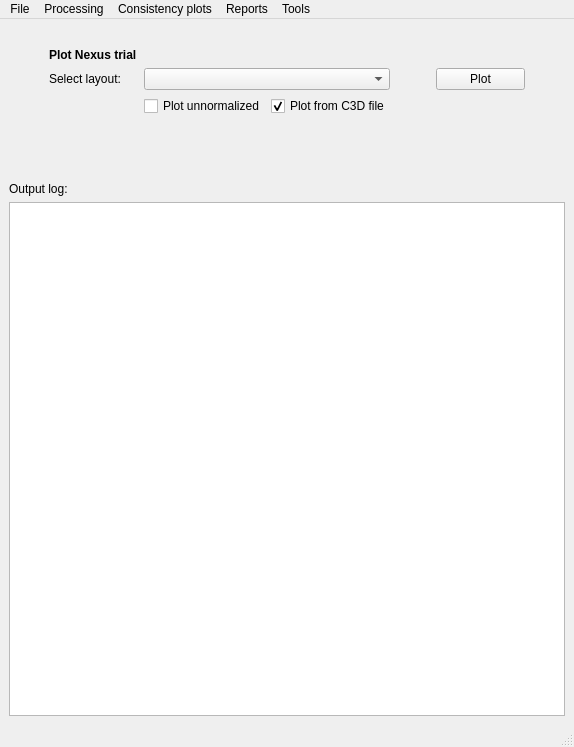
<?xml version="1.0" encoding="UTF-8"?>
<ui version="4.0">
 <class>MainWindow</class>
 <widget class="QMainWindow" name="MainWindow">
  <property name="geometry">
   <rect>
    <x>0</x>
    <y>0</y>
    <width>574</width>
    <height>747</height>
   </rect>
  </property>
  <property name="windowTitle">
   <string>gaitutils menu</string>
  </property>
  <widget class="QWidget" name="centralwidget">
   <layout class="QVBoxLayout" name="verticalLayout">
    <item>
     <spacer name="verticalSpacer">
      <property name="orientation">
       <enum>Qt::Vertical</enum>
      </property>
      <property name="sizeType">
       <enum>QSizePolicy::Fixed</enum>
      </property>
      <property name="sizeHint" stdset="0">
       <size>
        <width>10</width>
        <height>20</height>
       </size>
      </property>
     </spacer>
    </item>
    <item>
     <layout class="QGridLayout" name="gridLayout">
      <item row="2" column="0">
       <spacer name="horizontalSpacer_3">
        <property name="orientation">
         <enum>Qt::Horizontal</enum>
        </property>
        <property name="sizeType">
         <enum>QSizePolicy::Preferred</enum>
        </property>
        <property name="sizeHint" stdset="0">
         <size>
          <width>40</width>
          <height>20</height>
         </size>
        </property>
       </spacer>
      </item>
      <item row="2" column="4">
       <spacer name="horizontalSpacer_5">
        <property name="orientation">
         <enum>Qt::Horizontal</enum>
        </property>
        <property name="sizeType">
         <enum>QSizePolicy::Preferred</enum>
        </property>
        <property name="sizeHint" stdset="0">
         <size>
          <width>40</width>
          <height>20</height>
         </size>
        </property>
       </spacer>
      </item>
      <item row="2" column="2" colspan="2">
       <widget class="QComboBox" name="cbNexusTrialLayout">
        <property name="sizePolicy">
         <sizepolicy hsizetype="Preferred" vsizetype="Preferred">
          <horstretch>0</horstretch>
          <verstretch>0</verstretch>
         </sizepolicy>
        </property>
       </widget>
      </item>
      <item row="2" column="9">
       <spacer name="horizontalSpacer_4">
        <property name="orientation">
         <enum>Qt::Horizontal</enum>
        </property>
        <property name="sizeType">
         <enum>QSizePolicy::Preferred</enum>
        </property>
        <property name="sizeHint" stdset="0">
         <size>
          <width>40</width>
          <height>20</height>
         </size>
        </property>
       </spacer>
      </item>
      <item row="5" column="2">
       <widget class="QCheckBox" name="xbPlotUnnorm">
        <property name="sizePolicy">
         <sizepolicy hsizetype="Preferred" vsizetype="Fixed">
          <horstretch>0</horstretch>
          <verstretch>0</verstretch>
         </sizepolicy>
        </property>
        <property name="text">
         <string>Plot unnormalized</string>
        </property>
       </widget>
      </item>
      <item row="2" column="1">
       <widget class="QLabel" name="label_3">
        <property name="text">
         <string>Select layout:</string>
        </property>
       </widget>
      </item>
      <item row="5" column="1">
       <widget class="QLabel" name="label_5">
        <property name="text">
         <string/>
        </property>
       </widget>
      </item>
      <item row="2" column="7">
       <widget class="QPushButton" name="btnPlotNexusTrial">
        <property name="sizePolicy">
         <sizepolicy hsizetype="Preferred" vsizetype="Preferred">
          <horstretch>0</horstretch>
          <verstretch>0</verstretch>
         </sizepolicy>
        </property>
        <property name="text">
         <string>Plot</string>
        </property>
       </widget>
      </item>
      <item row="6" column="3">
       <widget class="QLabel" name="label_2">
        <property name="text">
         <string/>
        </property>
       </widget>
      </item>
      <item row="5" column="3">
       <widget class="QCheckBox" name="xbPlotFromC3D">
        <property name="text">
         <string>Plot from C3D file</string>
        </property>
        <property name="checked">
         <bool>true</bool>
        </property>
       </widget>
      </item>
      <item row="1" column="1" colspan="3">
       <widget class="QLabel" name="label_6">
        <property name="font">
         <font>
          <weight>75</weight>
          <bold>true</bold>
         </font>
        </property>
        <property name="text">
         <string>Plot Nexus trial</string>
        </property>
       </widget>
      </item>
     </layout>
    </item>
    <item>
     <spacer name="verticalSpacer_3">
      <property name="orientation">
       <enum>Qt::Vertical</enum>
      </property>
      <property name="sizeType">
       <enum>QSizePolicy::Fixed</enum>
      </property>
      <property name="sizeHint" stdset="0">
       <size>
        <width>10</width>
        <height>20</height>
       </size>
      </property>
     </spacer>
    </item>
    <item>
     <spacer name="verticalSpacer_2">
      <property name="orientation">
       <enum>Qt::Vertical</enum>
      </property>
      <property name="sizeType">
       <enum>QSizePolicy::Fixed</enum>
      </property>
      <property name="sizeHint" stdset="0">
       <size>
        <width>20</width>
        <height>20</height>
       </size>
      </property>
     </spacer>
    </item>
    <item>
     <widget class="QLabel" name="label_4">
      <property name="text">
       <string>Output log:</string>
      </property>
     </widget>
    </item>
    <item>
     <widget class="QPlainTextEdit" name="txtOutput"/>
    </item>
   </layout>
  </widget>
  <widget class="QMenuBar" name="menubar">
   <property name="geometry">
    <rect>
     <x>0</x>
     <y>0</y>
     <width>574</width>
     <height>21</height>
    </rect>
   </property>
   <widget class="QMenu" name="menuFile">
    <property name="title">
     <string>File</string>
    </property>
    <addaction name="actionOpts"/>
    <addaction name="actionQuit"/>
   </widget>
   <widget class="QMenu" name="menuAnalysis">
    <property name="title">
     <string>Tools</string>
    </property>
    <addaction name="actionTardieu_analysis"/>
   </widget>
   <widget class="QMenu" name="menuProcessing">
    <property name="title">
     <string>Processing</string>
    </property>
    <addaction name="actionAutoprocess_session"/>
    <addaction name="actionAutoprocess_single_trial"/>
    <addaction name="actionAutomark_events"/>
    <addaction name="actionRun_postprocessing_pipelines"/>
    <addaction name="actionConvert_session_videos_to_web_format"/>
    <addaction name="actionCopy_session_videos_to_desktop"/>
   </widget>
   <widget class="QMenu" name="menuReports">
    <property name="title">
     <string>Reports</string>
    </property>
    <addaction name="actionWeb_reports"/>
    <addaction name="actionCreate_PDF_report"/>
   </widget>
   <widget class="QMenu" name="menuPlotting">
    <property name="title">
     <string>Consistency plots</string>
    </property>
    <addaction name="actionKinematics_consistency"/>
    <addaction name="actionEMG_consistency"/>
    <addaction name="actionMuscle_length_consistency"/>
    <addaction name="separator"/>
    <addaction name="actionTrial_velocity"/>
    <addaction name="actionTime_distance_average"/>
    <addaction name="actionKin_average"/>
   </widget>
   <addaction name="menuFile"/>
   <addaction name="menuProcessing"/>
   <addaction name="menuPlotting"/>
   <addaction name="menuReports"/>
   <addaction name="menuAnalysis"/>
  </widget>
  <widget class="QStatusBar" name="statusbar"/>
  <action name="actionOptions">
   <property name="text">
    <string>Options...</string>
   </property>
  </action>
  <action name="actionQuit">
   <property name="text">
    <string>Quit</string>
   </property>
  </action>
  <action name="actionOptions_2">
   <property name="text">
    <string>Options...</string>
   </property>
  </action>
  <action name="actionOptions_3">
   <property name="text">
    <string>Options...</string>
   </property>
  </action>
  <action name="actionOptions_4">
   <property name="text">
    <string>Options</string>
   </property>
  </action>
  <action name="actionOpts">
   <property name="text">
    <string>Options...</string>
   </property>
  </action>
  <action name="actionTardieu_analysis">
   <property name="text">
    <string>Tardieu analysis...</string>
   </property>
  </action>
  <action name="actionAutoprocess_session">
   <property name="text">
    <string>Autoprocess session</string>
   </property>
  </action>
  <action name="actionAutoprocess_single_trial">
   <property name="text">
    <string>Autoprocess single trial</string>
   </property>
  </action>
  <action name="actionAutomark_events">
   <property name="text">
    <string>Automark events</string>
   </property>
  </action>
  <action name="actionRun_postprocessing_pipelines">
   <property name="text">
    <string>Run postprocessing pipelines</string>
   </property>
  </action>
  <action name="actionConvert_session_videos_to_web_format">
   <property name="text">
    <string>Convert session videos to web format</string>
   </property>
  </action>
  <action name="actionCopy_session_videos_to_desktop">
   <property name="text">
    <string>Copy session videos to desktop</string>
   </property>
  </action>
  <action name="actionCreate_PDF_report">
   <property name="text">
    <string>Create PDF report...</string>
   </property>
  </action>
  <action name="actionCreate_comparison_PDF_report">
   <property name="text">
    <string>Create comparison PDF report...</string>
   </property>
  </action>
  <action name="actionWeb_reports">
   <property name="text">
    <string>Web reports...</string>
   </property>
  </action>
  <action name="actionTrial_velocity">
   <property name="text">
    <string>Trial velocity</string>
   </property>
  </action>
  <action name="actionKinematics_average">
   <property name="text">
    <string>Kinematics average</string>
   </property>
  </action>
  <action name="actionTime_distance_average">
   <property name="text">
    <string>Time-distance average</string>
   </property>
  </action>
  <action name="actionKinematics_consistency">
   <property name="text">
    <string>Kinematics consistency</string>
   </property>
  </action>
  <action name="actionEMG_consistency">
   <property name="text">
    <string>EMG consistency</string>
   </property>
  </action>
  <action name="actionMuscle_length_consistency">
   <property name="text">
    <string>Muscle length consistency</string>
   </property>
  </action>
  <action name="actionKin_average">
   <property name="text">
    <string>Kinematics average</string>
   </property>
  </action>
 </widget>
 <resources/>
 <connections/>
</ui>
